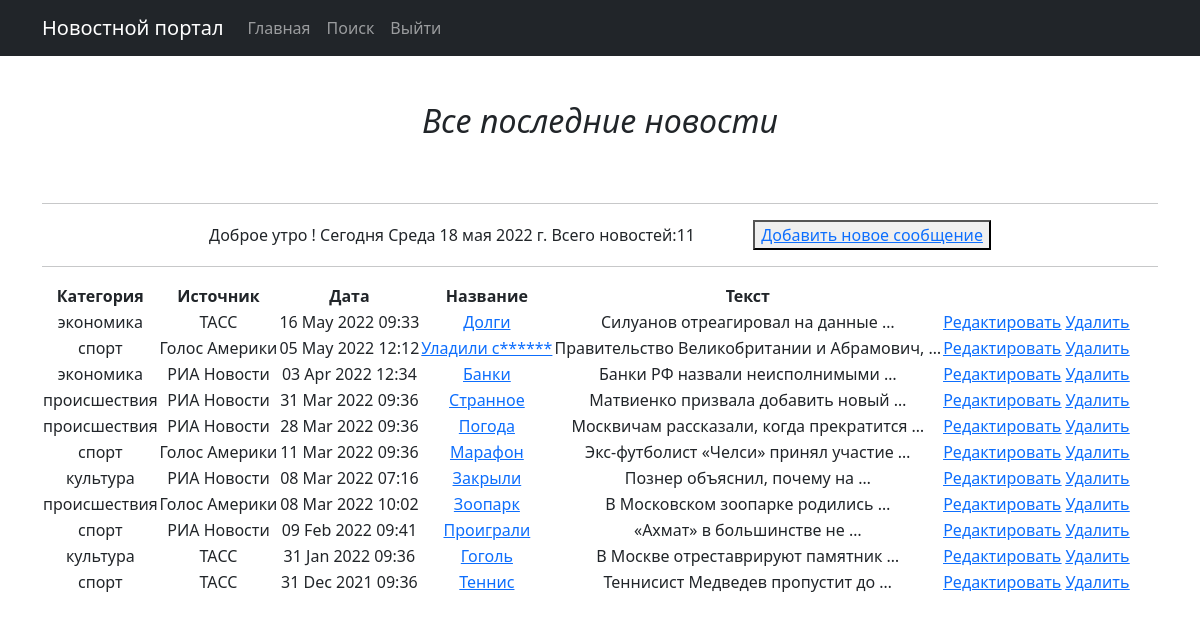
Page /news/ on the committed database.
### news/models.py (models this page shows, shortened)
class Post(models.Model):
    name = models.CharField(max_length=64)
    description = models.TextField()
    date = models.DateTimeField()
    category = models.ForeignKey('category', on_delete=models.CASCADE)
    source = models.ForeignKey('source', on_delete=models.CASCADE)

class Category(models.Model):
    name = models.CharField(max_length=64)
    subscribers = models.ManyToManyField(User, blank=True)

class Source(models.Model):
    name = models.CharField(max_length=64)
    def __str__(self):
        return f'{self.name}'

### news/views.py (the view, shortened to what this page needs)
# urls.py: path('', PostList.as_view()),
class PostList(ListView):
    model = Post
    template_name = 'news.html'
    context_object_name = 'posts'
    ordering = ['-date']
    paginate_by = 100
    def get_context_data(self, **kwargs):
        context = super().get_context_data(**kwargs)
        context['filter'] = PostFilter(self.request.GET, queryset=self.get_queryset())
        context['categories'] = Category.objects.all()
        context['form'] = PostForm()
        return context

### news/templatetags/censor.py (called while the page is built)
@register.filter()
def censor(value):
    for word in BAD_WORDS:
       value = value.replace(word[1:], '*' * (len(word)-1))
    return value

### templates/news.html (shortened to what this page needs)
{% extends 'flatpages/default.html' %}
{% load censor %}
{% block content %}
<h2>&nbsp;</h2>
<h2><i>Все последние новости</i></h2>
<h2>&nbsp;</h2>
<hr>
!  Сегодня
<a>Всего новостей:{{ posts|length }} &nbsp &nbsp &nbsp &nbsp &nbsp &nbsp &nbsp</a><button><a href="{% url 'post_create' %}">Добавить новое сообщение</a></button>
<hr>
<table>
    <thead>
        <th>
            Категория
        </th>
        <th>
            Источник
        </th>
        <th>
            Дата
        </th>
        <th>
            Название
        </th>
        <th>
            Текст
        </th>
    </thead>
    {% for post in posts %}
    <tr>
        <td>
            {{ post.category.name }}
        </td>
        <td>
            {{ post.source }}
        </td>
        <td>
            {{ post.date|date:'d M Y h:i' }}
        </td>
        <td>
            <a href="{% url 'post_detail' post.id %}">{{ post.name|censor }}</a>
        </td>
        <td>
            {{ post.description|censor|truncatewords:4 }}
        </td>
        <td>
            <a href="{% url 'post_update' post.id %}"><u>Редактировать</u></a>
            <a href="{% url 'post_delete' post.id %}"><u> Удалить </u></a>
        </td>
    </tr>
    {% endfor %}
</table>
<br>
{% endblock content %}

### templates/flatpages/default.html (shortened to what this page needs)
<!DOCTYPE html>
<html lang="en">
    <head>
        {%load static %}
        <link href="{% static 'css/styles.css' %}" rel="stylesheet" />
    </head>
    <body>
        <nav class="navbar navbar-expand-lg navbar-dark bg-dark static-top">
            <div class="container">
                <a class="navbar-brand" href="#">Новостной портал</a>
            <div class="collapse navbar-collapse" id="navbarResponsive">
                <ul class="navbar-nav ml-auto">
                    <li class="nav-item active">
                        <a class="nav-link" href="/news/">Главная
                        </a>
                    </li>
                    <li class="nav-item">
                           <a class="nav-link" href="/news/search/">Поиск</a>
                    <li class="nav-item active">
                        <a class="nav-link" href="/sign/login/">Выйти
                        </a>
                    </li>
                </ul>
            </div>
            </div>
    </nav>
        <div class="container">
            <div class="row">
                <div class="col-lg-12 text-center">
                    {% block content %}{% endblock content %}
                </div>
            </div>
        </div>
    </body>
</html>

### rows in the picture
Post: category.name "экономика", source "ТАСС", date "16 May 2022 09:33", name|censor "Долги", description|censor "Силуанов отреагировал на данные …"
Post: category.name "спорт", source "Голос Америки", date "05 May 2022 12:12", name|censor "Уладили с******", description|censor "Правительство Великобритании и Абрамович, …"
Post: category.name "экономика", source "РИА Новости", date "03 Apr 2022 12:34", name|censor "Банки", description|censor "Банки РФ назвали неисполнимыми …"
Post: category.name "происшествия", source "РИА Новости", date "31 Mar 2022 09:36", name|censor "Странное", description|censor "Матвиенко призвала добавить новый …"
Post: category.name "происшествия", source "РИА Новости", date "28 Mar 2022 09:36", name|censor "Погода", description|censor "Москвичам рассказали, когда прекратится …"
Post: category.name "спорт", source "Голос Америки", date "11 Mar 2022 09:36", name|censor "Марафон", description|censor "Экс-футболист «Челси» принял участие …"
Post: category.name "культура", source "РИА Новости", date "08 Mar 2022 07:16", name|censor "Закрыли", description|censor "Познер объяснил, почему на …"
Post: category.name "происшествия", source "Голос Америки", date "08 Mar 2022 10:02", name|censor "Зоопарк", description|censor "В Московском зоопарке родились …"
Post: category.name "спорт", source "РИА Новости", date "09 Feb 2022 09:41", name|censor "Проиграли", description|censor "«Ахмат» в большинстве не …"
Post: category.name "культура", source "ТАСС", date "31 Jan 2022 09:36", name|censor "Гоголь", description|censor "В Москве отреставрируют памятник …"
Post: category.name "спорт", source "ТАСС", date "31 Dec 2021 09:36", name|censor "Теннис", description|censor "Теннисист Медведев пропустит до …"

### other values in the picture
{{ posts|length }} "11"
